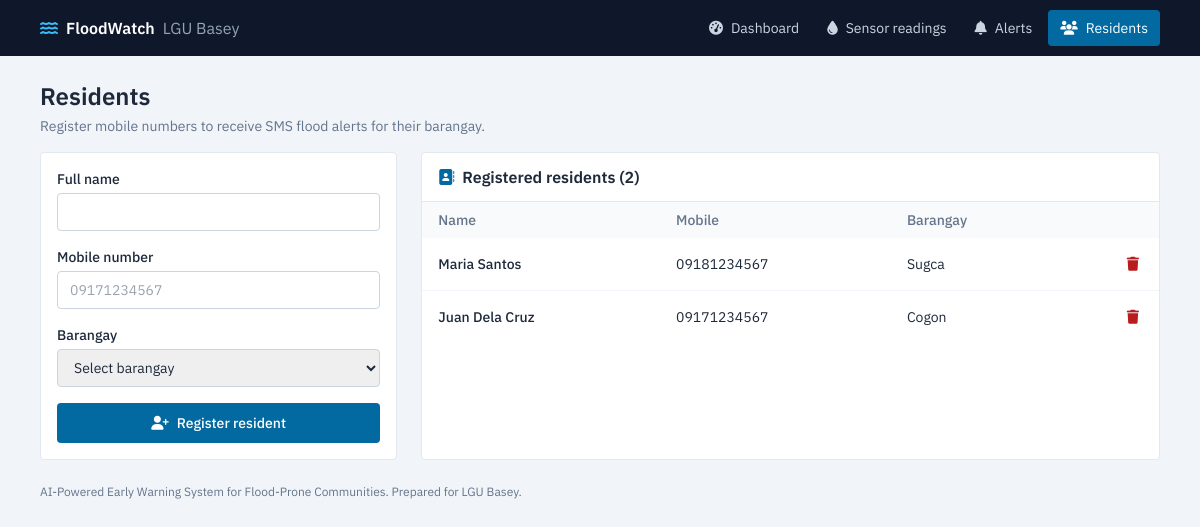
The page /subscribers.php on the database its author committed.
### tables this page shows
CREATE TABLE IF NOT EXISTS subscribers (
    id INT AUTO_INCREMENT PRIMARY KEY,
    name VARCHAR(100) NOT NULL,
    phone VARCHAR(20) NOT NULL,
    barangay_id INT NOT NULL,
    created_at DATETIME NOT NULL,
    FOREIGN KEY (barangay_id) REFERENCES barangays(id) ON DELETE CASCADE
);

CREATE TABLE IF NOT EXISTS barangays (
    id INT AUTO_INCREMENT PRIMARY KEY,
    name VARCHAR(80) NOT NULL UNIQUE
);

### model.php (called while the page is built, shortened)
<?php
function e(?string $s): string { return htmlspecialchars((string)$s, ENT_QUOTES, 'UTF-8'); }

### subscribers.php (the view, shortened to what this page needs)
<?php
require 'includes/header.php';
$list = $pdo->query('SELECT s.*, b.name AS brgy FROM subscribers s JOIN barangays b ON b.id = s.barangay_id ORDER BY s.id DESC')->fetchAll();
$input = 'w-full border border-slate-300 rounded px-3 py-2 text-sm focus:outline-none focus:ring-2 focus:ring-sky-600 focus:border-sky-600';
?>
<h1 class="text-2xl font-semibold mb-1">Residents</h1>
<p class="text-sm text-slate-500 mb-4">Register mobile numbers to receive SMS flood alerts for their barangay.</p>
<div class="grid lg:grid-cols-3 gap-6">
  <form method="post" class="bg-white border border-slate-200 rounded p-4 space-y-4 h-fit">
    <div><label class="block text-sm font-medium mb-1" for="name">Full name</label>
      <input id="name" name="name" class="<?= $input ?>" value="<?= e($_POST['name'] ?? '') ?>" required></div>
    <div><label class="block text-sm font-medium mb-1" for="phone">Mobile number</label>
      <input id="phone" name="phone" inputmode="tel" placeholder="09171234567" class="<?= $input ?>" value="<?= e($_POST['phone'] ?? '') ?>" required></div>
    <div><label class="block text-sm font-medium mb-1" for="barangay_id">Barangay</label>
      <select id="barangay_id" name="barangay_id" class="<?= $input ?>" required>
        <option value="">Select barangay</option>
      </select></div>
    <button class="w-full bg-sky-700 hover:bg-sky-800 text-white text-sm font-medium rounded px-4 py-2.5 focus:outline-none focus:ring-2 focus:ring-offset-2 focus:ring-sky-700">
      <i class="fa-solid fa-user-plus mr-2"></i>Register resident
    </button>
  </form>
  <section class="lg:col-span-2 bg-white border border-slate-200 rounded">
    <h2 class="px-4 py-3 border-b border-slate-200 font-semibold flex items-center gap-2"><i class="fa-solid fa-address-book text-sky-700"></i>Registered residents (<?= count($list) ?>)</h2>
    <div class="overflow-x-auto">
      <table class="w-full text-sm">
        <thead class="bg-slate-50 text-slate-500 text-left"><tr><th class="px-4 py-2 font-medium">Name</th><th class="px-4 py-2 font-medium">Mobile</th><th class="px-4 py-2 font-medium">Barangay</th><th class="px-4 py-2"></th></tr></thead>
        <tbody class="divide-y divide-slate-100">
          <?php foreach ($list as $s): ?>
            <tr>
              <td class="px-4 py-3 font-medium"><?= e($s['name']) ?></td>
              <td class="px-4 py-3 whitespace-nowrap"><?= e($s['phone']) ?></td>
              <td class="px-4 py-3"><?= e($s['brgy']) ?></td>
              <td class="px-4 py-3 text-right">
                <form method="post" onsubmit="return confirm('Remove this resident?')">
                  <button name="delete" value="<?= $s['id'] ?>" class="text-red-700 hover:text-red-900 p-1" aria-label="Remove <?= e($s['name']) ?>"><i class="fa-solid fa-trash"></i></button>
                </form>
              </td>
            </tr>
          <?php endforeach; ?>
        </tbody>
      </table>
    </div>
  </section>
</div>
<?php require 'includes/footer.php'; ?>

### header.php (style rules this page uses)
body { font-family:'IBM Plex Sans',system-ui,sans-serif }

### rows shown on the page
subscribers: name "Maria Santos", phone "09181234567", barangay.name "Sugca"
subscribers: name "Juan Dela Cruz", phone "09171234567", barangay.name "Cogon"

### other values the page prints
$label "Dashboard"
$label "Sensor readings"
$label "Alerts"
$label "Residents"
count($list) "2"
